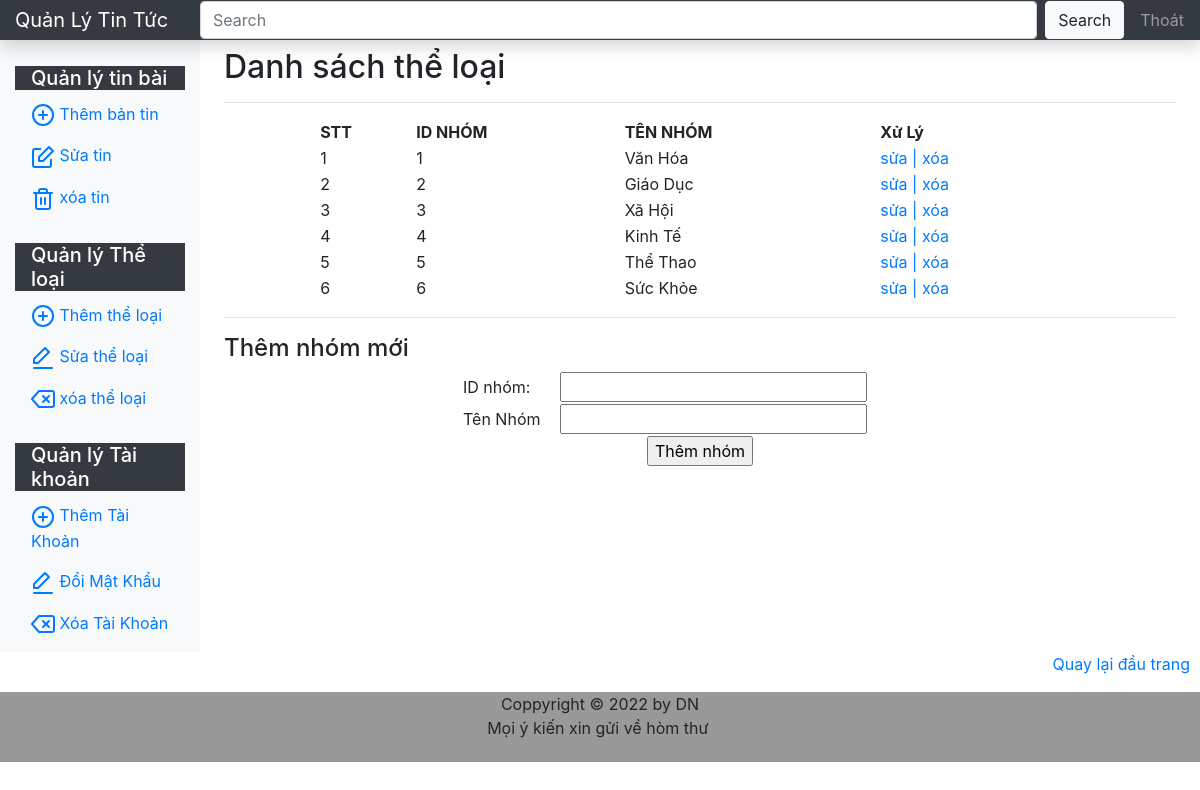
The app's page /TinTuc/gruopadd.php with its own data.
### tables this page shows
CREATE TABLE `theloai` (
  `idTheLoai` int(11) NOT NULL,
  `tenloai` varchar(50) NOT NULL
);

### TinTuc/data.php (called while the page is built, shortened)
<?php
	class database {
		private $conn= null;
		private $host='localhost';
		private $user= 'root';
		private $pass='';
		private $data='qltintuc';
		private $result=null;
		private function connect(){
			$this->conn=new mysqli($this->host,$this->user,$this->pass,$this->data)
			or die('ket noi that bai');
			$this->conn->query('SET NAME UTF8');
		}
		public function select($sql){
			$this->result=$this->conn->query($sql);
		}
		public function fetch(){
			if($this->result->num_rows > 0){
				$row= $this->result->fetch_assoc();
			} else{
				$row = 0;
			}
			return $row;
		}
 	}
?>

### TinTuc/gruopadd.php (the view, shortened to what this page needs)
<?php
    include 'masterpage_admin.php';
?>
                <h1 class="h2">Danh sách thể loại</h1></div>
                <div class="addnews">
        		<table width="80%" align="center">
        			<tr>
        				<th>STT</th>
        				<th>ID NHÓM</th>
        				<th>TÊN NHÓM</th>
        				<th>Xử Lý</th>
        			</tr>
 <?php
 	$dt->select("SELECT * FROM theloai");
 	$i=0;
 	while ($r=$dt->fetch()) {
 		$i++;
 		$id=$r['idTheLoai'];
 		$tennhom=$r['tenloai'];
 		echo "<tr>";
 		echo "<td>$i</td><td>$id</td><td>$tennhom</td>";
 		echo "<td>";
 		echo "<a href='groupupdate.php?id=$id'>sửa | </a>";
 		echo "<a href='groupdelete.php?id=$id'>xóa</a>";
 		echo "</td>";
 		echo "</tr>";
 	}
 	echo "</table><hr>";
 ?>
 <div>
 <h4>Thêm nhóm mới</h4>
 	<form method="post">
 		<table width="50%" align="center">
        				<tr>
        					<td>ID nhóm:</td>
        					<td><input type="text" name="id" size="25"></td>
        				</tr>
        				<tr>
        					<td>Tên Nhóm</td>
        					<td><input type="text" name="name" size="25"></td>
        				</tr>
        				<tr>
        					<td colspan="2" align="center"><input type="submit" name="add" value="Thêm nhóm"></td>
        				</tr>
        			</table>
 	</form>
 </div>
 <br>
 <?php
 	echo "</div> </div>
      </div>
    </main>
</div>";
 	include 'bottom.php';
 ?>

### records on screen
theloai: idTheLoai "1", tenloai "Văn Hóa"
theloai: idTheLoai "2", tenloai "Giáo Dục"
theloai: idTheLoai "3", tenloai "Xã Hội"
theloai: idTheLoai "4", tenloai "Kinh Tế"
theloai: idTheLoai "5", tenloai "Thể Thao"
theloai: idTheLoai "6", tenloai "Sức Khỏe"
